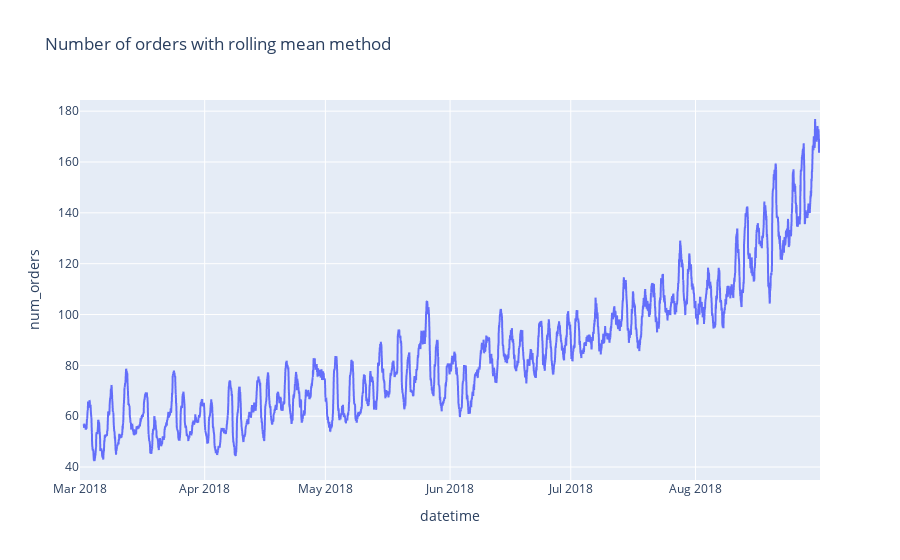

Here is the notebook cell this chart was saved with:
### Code cell
fig = px.line(df24, y='num_orders', title="Number of orders with rolling mean method")
fig.show()

### Figure 1 — Plotly figure (JSON) as saved in the notebook; plotly's stock layout.template omitted (floating-point values rounded to 4 significant figures; data arrays with more than 128 entries replaced by an {"elided": "..."} marker saying what was removed)
{"data": [{"hovertemplate": "datetime=%{x}<br>num_orders=%{y}<extra></extra>", "legendgroup": "", "line": {"color": "#636efa", "dash": "solid"}, "marker": {"symbol": "circle"}, "mode": "lines", "name": "", "showlegend": false, "type": "scattergl", "x": {"elided": "4416 str values"}, "xaxis": "x", "y": {"elided": "4416 float values"}, "yaxis": "y"}], "layout": {"legend": {"tracegroupgap": 0}, "title": {"text": "Number of orders with rolling mean method"}, "xaxis": {"anchor": "y", "domain": [0, 1], "title": {"text": "datetime"}}, "yaxis": {"anchor": "x", "domain": [0, 1], "title": {"text": "num_orders"}}}}
